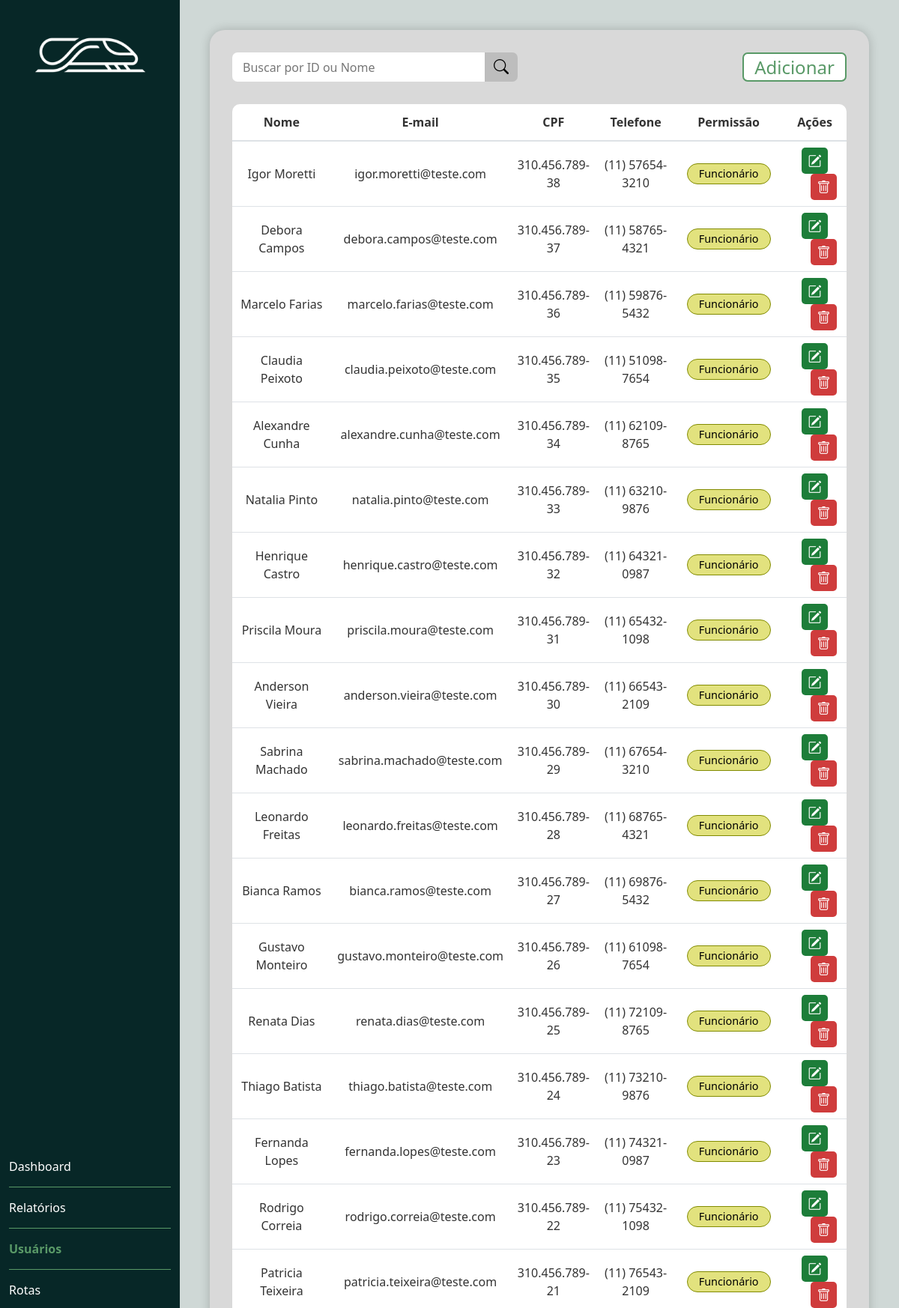
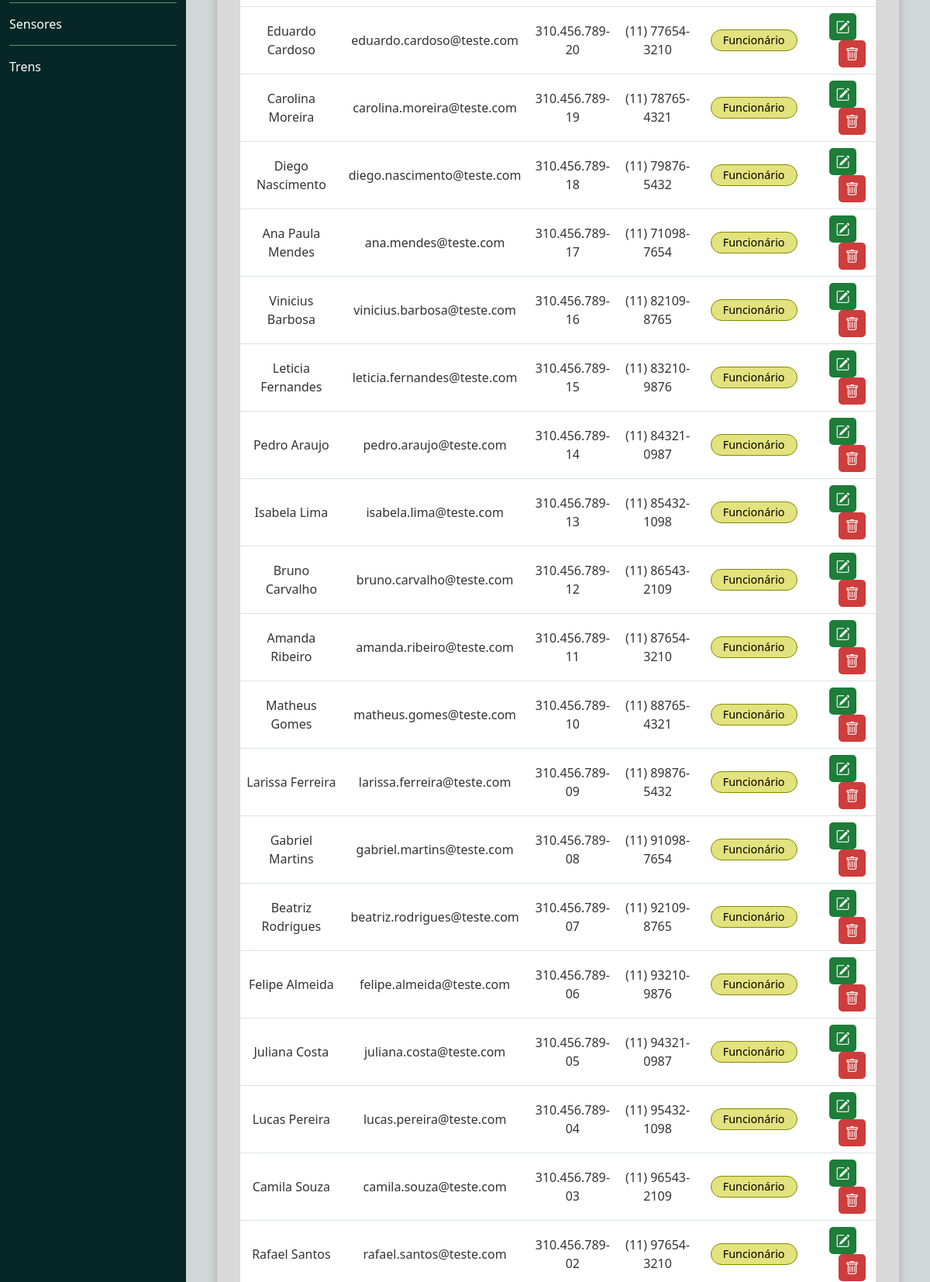
/public/tela_cadastro_user.php (signed in, upper part), run on the app's committed database (2 pictures, top to bottom).
### tables this page shows
CREATE TABLE usuarios (
    usuario_id INT AUTO_INCREMENT PRIMARY KEY,
    nome VARCHAR(155) NOT NULL,
    telefone VARCHAR(11) NOT NULL,
    cpf VARCHAR(11) NOT NULL UNIQUE,
    email VARCHAR(155) NOT NULL UNIQUE,
    senha VARCHAR(255) NULL,
    cargo_id INT NOT NULL,
    FOREIGN KEY (cargo_id) REFERENCES Cargos(id)
);

CREATE TABLE Cargos (
    id INT AUTO_INCREMENT PRIMARY KEY,
    nome VARCHAR(50) NOT NULL UNIQUE,
    descricao TEXT
);

### public/validar_acesso.php (called while the page is built, shortened)
<?php
$usuarioCargoId = filter_var($_SESSION['usuario_cargo_id'] ?? null, FILTER_VALIDATE_INT);
$usuarioEhAdministrador = ((int)$usuarioCargoId === 1);
?>

### public/tela_cadastro_user.php (the view, shortened to what this page needs)
<?php
include __DIR__ . '/validar_acesso.php';
require_once "../infra/conexao.php";
$sql = "SELECT
            u.usuario_id,
            u.nome,
            u.email,
            u.cpf,
            u.telefone,
            c.nome AS cargo
        FROM usuarios u
        LEFT JOIN Cargos c ON u.cargo_id = c.id
        ORDER BY u.usuario_id DESC";
$resultado = mysqli_query($conexao, $sql);
?>
<!DOCTYPE html>
<html lang="pt-br">
<head>
    <link href="https://cdn.jsdelivr.net/npm/bootstrap@5.3.8/dist/css/bootstrap.min.css" rel="stylesheet"
>
    <link rel="stylesheet" href="https://cdn.jsdelivr.net/npm/bootstrap-icons@1.11.3/font/bootstrap-icons.min.css">
    <link rel="stylesheet" href="../assets/style/style.css">
</head>
<body>
    <main>
        <nav class="nav1">
            <img src="../assets/img/logo.svg" alt="logo" class="logo">
            <ul class="ul1">
                <li class="lista1" id="li1"><a href="dashboard.php" class="lista1">Dashboard</a></li>
                <hr class="hr1 opacity-100">
                <li class="lista1" id="li1"><a href="tela_relatorios.php" class="lista1">Relatórios</a></li>
                <hr class="hr1 opacity-100">
                <?php if ($usuarioEhAdministrador): ?>
                    <li class="lista" id="li1"><a href="tela_cadastro_user.php" class="lista">Usuários</a></li>
                    <hr class="hr1 opacity-100">
                <?php endif; ?>
                <li class="lista1" id="li1"><a href="tela_rotas.php" class="lista1">Rotas</a></li>
                <hr class="hr1 opacity-100">
                <li class="lista1" id="li1"><a href="tela_sensores.php" class="lista1">Sensores</a></li>
                <hr class="hr1 opacity-100">
                <li class="lista1" id="li1"><a href="tela_trens.php" class="lista1">Trens</a></li>
            </ul>
        </nav>
        <section class="conteudo">
            <div class="card_usuarios">
                <div class="barra_busca">
                    <div class="input-group dashboard-busca">
                        <input type="text" id="input_busca_usuario" class="form-control dashboard-input" placeholder="Buscar por ID ou Nome" aria-label="Buscar por ID ou Nome">
                        <button class="btn dashboard-btn-busca" id="btn_busca_usuario" type="button" aria-label="Buscar funcionário">
                            <i class="bi bi-search"></i>
                        </button>
                    </div>
                    <?php if ($usuarioEhAdministrador): ?>
                    <button class="btn trens-btn-add" type="button" data-bs-toggle="modal" data-bs-target="#modal_cadastro">Adicionar</button>
                    <?php endif; ?>
                </div>
                <table class="table">
                    <thead>
                        <tr>
                            <th>Nome</th>
                            <th>E-mail</th>
                            <th>CPF</th>
                            <th>Telefone</th>
                            <th>Permissão</th>
                            <th>Ações</th>
                        </tr>
                    </thead>
<tbody id="tbody_usuarios">
    <?php if (mysqli_num_rows($resultado) > 0): ?>
        <?php while ($usuario = mysqli_fetch_assoc($resultado)): ?>
            <?php
            $cargo = $usuario['cargo'] ?? 'Sem permissão';
            if (stripos($cargo, 'admin') !== false) {
                $classe_cargo = 'badge_admin';
            } else {
                $classe_cargo = 'badge_funcionario';
            }
            $cpf = $usuario['cpf'];
            $telefone = $usuario['telefone'] ?? '';
            if (strlen($cpf) === 11) {
                $cpf = substr($cpf, 0, 3) . '.' .
                       substr($cpf, 3, 3) . '.' .
                       substr($cpf, 6, 3) . '-' .
                       substr($cpf, 9, 2);
            }
            if (strlen($telefone) === 11) {
                $telefone = '(' . substr($telefone, 0, 2) . ') ' .
                           substr($telefone, 2, 5) . '-' .
                           substr($telefone, 7, 4);
            }
            ?>
            <tr data-user-row data-id="<?= htmlspecialchars($usuario['usuario_id'], ENT_QUOTES, 'UTF-8') ?>">
                <td>
                    <?= htmlspecialchars($usuario['nome']) ?>
                </td>
                <td>
                    <?= htmlspecialchars($usuario['email']) ?>
                </td>
                <td>
                    <?= htmlspecialchars($cpf) ?>
                </td>
                <td>
                    <?= htmlspecialchars($telefone) ?>
                </td>
                <td>
                    <span class="<?= $classe_cargo ?>">
                        <?= htmlspecialchars($cargo) ?>
                    </span>
                </td>
                <td>
                    <button class="btn_edit">
                        <i class="bi bi-pencil-square"></i>
                    </button>
                    <button class="btn_delete ms-4">
                        <i class="bi bi-trash"></i>
                    </button>
                </td>
            </tr>
        <?php endwhile; ?>
    <?php endif; ?>
</tbody>
                </table>
            </div>
        </section>
    </main>
</body>
</html>

### assets/style/style.css (style rules this page uses)
:root { --shadow-card: 0 0 14px rgba(0, 0, 0, 0.2); --shadow-card-hover: 0 0 18px rgba(0, 0, 0, 0.24); --shadow-modal: 0 10px 24px rgba(0, 0, 0, 0.15); }
* { padding: 0; margin: 0; }
body { font-family: 'Segoe UI'; color: #ffffff; background-color: #cfd8d6; }
.form-control { height: 40px; }
main { display: flex; }
.nav1 { width: 240px; height: 100vh; background-color: #072727; display: flex; flex-direction: column; justify-content: space-between; align-items: center; }
.logo { width: 155px; height: auto; margin-top: 30px; margin-bottom: -470px; filter: saturate(0); filter: brightness(100); }
.ul1 { margin-top: 80px; width: 100%; list-style: none; padding-left: 0; }
.lista1 { padding: 15px 0px 15px 6px; }
.lista { color: #599967 !important; font-weight: bolder; padding: 15px 0px 15px 6px; }
a { text-decoration: none !important; color: #ffffff !important; }
.hr1 { width: 90%; margin: 0 auto; border-color: #599967; }
.conteudo { flex-grow: 1; background-color: #CFD8D6; height: 100vh; padding: 40px; overflow-y: auto; }
.card_usuarios { background-color: #D9D9D9; border-radius: 20px; padding: 30px; box-shadow: var(--shadow-card); min-height: 80vh; }
.card_usuarios, .card_relatorios, .card_gerar_relatorios, .dashboard-painel, .trens-painel, .trens-card-trem, .relatorio-card { box-shadow: var(--shadow-card); }
.barra_busca { display: flex; align-items: center; justify-content: space-between; margin-bottom: 30px; gap: 20px; }
.table { margin-top: 20px; }
.table thead th { border-bottom: 2px solid #dee2e6; text-align: center; color: #333; padding: 12px; }
.table thead th:first-child { border-radius: 10px 0 0 0; }
.table thead th:last-child { border-radius: 0 10px 0 0; }
.table tbody td { vertical-align: middle; text-align: center; color: #333; }
.badge_funcionario { background-color: #E2E27E; color: #000000; border: 1px solid #818B01; padding: 2px 15px; border-radius: 20px; font-size: 0.9rem; display: inline-block; }
.btn_edit, .btn_delete, .trens-card-acao { display: inline-flex; align-items: center; justify-content: center; width: 35px; height: 35px; min-width: 35px; min-height: 35px; padding: 0; border: none; border-radius: 5px; line-height: 1; }
.btn_edit { background-color: #1d7d39; color: white; }
.btn_delete { background-color: #cf3c3c; color: white; border: none; }
.btn_edit i, .btn_delete i, .trens-card-acao i { font-size: 18px; line-height: 1; }
.dashboard-busca, .trens-busca { width: 381px; height: 39px; }
.dashboard-input, .trens-input { height: 39px; border: none; border-radius: 7px 0 0 7px !important; color: #000000; font-size: 16px; padding: 7px 14px; }
.dashboard-input::placeholder, .trens-input::placeholder { color: #777777; }
.dashboard-btn-busca, .trens-btn-busca { width: 44px; height: 39px; border: none; border-radius: 0 7px 7px 0 !important; background-color: #bdbdbd; color: #000000; font-size: 20px; display: inline-flex; align-items: center; justify-content: center; }
.trens-btn-add { width: 139px; height: 39px; padding: 0; border: 2px solid #599967; border-radius: 7px; background-color: #ffffff; color: #599967; font-size: 24px; line-height: 1; }

### data on the page
usuarios: nome "Igor Moretti", email "igor.moretti@teste.com", cpf "310.456.789-38", telefone "(11) 57654-3210", cargo.nome "Funcionário"
usuarios: nome "Debora Campos", email "debora.campos@teste.com", cpf "310.456.789-37", telefone "(11) 58765-4321", cargo.nome "Funcionário"
usuarios: nome "Marcelo Farias", email "marcelo.farias@teste.com", cpf "310.456.789-36", telefone "(11) 59876-5432", cargo.nome "Funcionário"
usuarios: nome "Claudia Peixoto", email "claudia.peixoto@teste.com", cpf "310.456.789-35", telefone "(11) 51098-7654", cargo.nome "Funcionário"
usuarios: nome "Alexandre Cunha", email "alexandre.cunha@teste.com", cpf "310.456.789-34", telefone "(11) 62109-8765", cargo.nome "Funcionário"
usuarios: nome "Natalia Pinto", email "natalia.pinto@teste.com", cpf "310.456.789-33", telefone "(11) 63210-9876", cargo.nome "Funcionário"
usuarios: nome "Henrique Castro", email "henrique.castro@teste.com", cpf "310.456.789-32", telefone "(11) 64321-0987", cargo.nome "Funcionário"
usuarios: nome "Priscila Moura", email "priscila.moura@teste.com", cpf "310.456.789-31", telefone "(11) 65432-1098", cargo.nome "Funcionário"
usuarios: nome "Anderson Vieira", email "anderson.vieira@teste.com", cpf "310.456.789-30", telefone "(11) 66543-2109", cargo.nome "Funcionário"
usuarios: nome "Sabrina Machado", email "sabrina.machado@teste.com", cpf "310.456.789-29", telefone "(11) 67654-3210", cargo.nome "Funcionário"
usuarios: nome "Leonardo Freitas", email "leonardo.freitas@teste.com", cpf "310.456.789-28", telefone "(11) 68765-4321", cargo.nome "Funcionário"
usuarios: nome "Bianca Ramos", email "bianca.ramos@teste.com", cpf "310.456.789-27", telefone "(11) 69876-5432", cargo.nome "Funcionário"
usuarios: nome "Gustavo Monteiro", email "gustavo.monteiro@teste.com", cpf "310.456.789-26", telefone "(11) 61098-7654", cargo.nome "Funcionário"
usuarios: nome "Renata Dias", email "renata.dias@teste.com", cpf "310.456.789-25", telefone "(11) 72109-8765", cargo.nome "Funcionário"
usuarios: nome "Thiago Batista", email "thiago.batista@teste.com", cpf "310.456.789-24", telefone "(11) 73210-9876", cargo.nome "Funcionário"
usuarios: nome "Fernanda Lopes", email "fernanda.lopes@teste.com", cpf "310.456.789-23", telefone "(11) 74321-0987", cargo.nome "Funcionário"
usuarios: nome "Rodrigo Correia", email "rodrigo.correia@teste.com", cpf "310.456.789-22", telefone "(11) 75432-1098", cargo.nome "Funcionário"
usuarios: nome "Patricia Teixeira", email "patricia.teixeira@teste.com", cpf "310.456.789-21", telefone "(11) 76543-2109", cargo.nome "Funcionário"
usuarios: nome "Eduardo Cardoso", email "eduardo.cardoso@teste.com", cpf "310.456.789-20", telefone "(11) 77654-3210", cargo.nome "Funcionário"
usuarios: nome "Carolina Moreira", email "carolina.moreira@teste.com", cpf "310.456.789-19", telefone "(11) 78765-4321", cargo.nome "Funcionário"
usuarios: nome "Diego Nascimento", email "diego.nascimento@teste.com", cpf "310.456.789-18", telefone "(11) 79876-5432", cargo.nome "Funcionário"
usuarios: nome "Ana Paula Mendes", email "ana.mendes@teste.com", cpf "310.456.789-17", telefone "(11) 71098-7654", cargo.nome "Funcionário"
usuarios: nome "Vinicius Barbosa", email "vinicius.barbosa@teste.com", cpf "310.456.789-16", telefone "(11) 82109-8765", cargo.nome "Funcionário"
usuarios: nome "Leticia Fernandes", email "leticia.fernandes@teste.com", cpf "310.456.789-15", telefone "(11) 83210-9876", cargo.nome "Funcionário"
usuarios: nome "Pedro Araujo", email "pedro.araujo@teste.com", cpf "310.456.789-14", telefone "(11) 84321-0987", cargo.nome "Funcionário"
usuarios: nome "Isabela Lima", email "isabela.lima@teste.com", cpf "310.456.789-13", telefone "(11) 85432-1098", cargo.nome "Funcionário"
usuarios: nome "Bruno Carvalho", email "bruno.carvalho@teste.com", cpf "310.456.789-12", telefone "(11) 86543-2109", cargo.nome "Funcionário"
usuarios: nome "Amanda Ribeiro", email "amanda.ribeiro@teste.com", cpf "310.456.789-11", telefone "(11) 87654-3210", cargo.nome "Funcionário"
usuarios: nome "Matheus Gomes", email "matheus.gomes@teste.com", cpf "310.456.789-10", telefone "(11) 88765-4321", cargo.nome "Funcionário"
usuarios: nome "Larissa Ferreira", email "larissa.ferreira@teste.com", cpf "310.456.789-09", telefone "(11) 89876-5432", cargo.nome "Funcionário"
usuarios: nome "Gabriel Martins", email "gabriel.martins@teste.com", cpf "310.456.789-08", telefone "(11) 91098-7654", cargo.nome "Funcionário"
usuarios: nome "Beatriz Rodrigues", email "beatriz.rodrigues@teste.com", cpf "310.456.789-07", telefone "(11) 92109-8765", cargo.nome "Funcionário"
usuarios: nome "Felipe Almeida", email "felipe.almeida@teste.com", cpf "310.456.789-06", telefone "(11) 93210-9876", cargo.nome "Funcionário"
usuarios: nome "Juliana Costa", email "juliana.costa@teste.com", cpf "310.456.789-05", telefone "(11) 94321-0987", cargo.nome "Funcionário"
usuarios: nome "Lucas Pereira", email "lucas.pereira@teste.com", cpf "310.456.789-04", telefone "(11) 95432-1098", cargo.nome "Funcionário"
usuarios: nome "Camila Souza", email "camila.souza@teste.com", cpf "310.456.789-03", telefone "(11) 96543-2109", cargo.nome "Funcionário"
usuarios: nome "Rafael Santos", email "rafael.santos@teste.com", cpf "310.456.789-02", telefone "(11) 97654-3210", cargo.nome "Funcionário"
